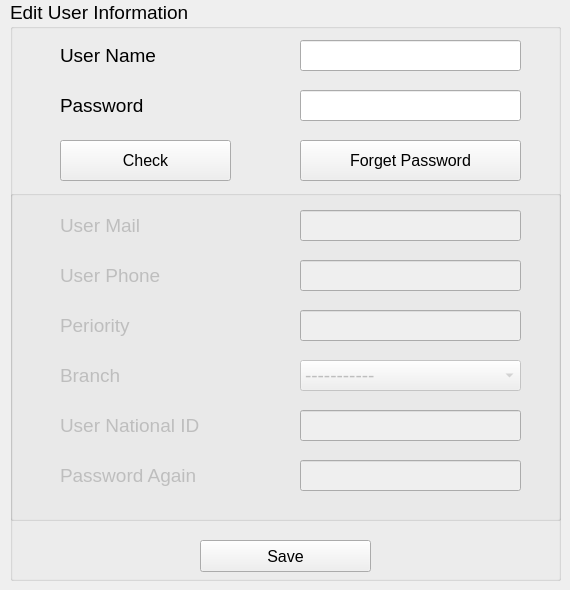
                  <widget class="QWidget" name="tab_33">
                   <attribute name="title">
                    <string>Edit User</string>
                   </attribute>
                   <widget class="QGroupBox" name="groupBox_45">
                    <property name="geometry">
                     <rect>
                      <x>10</x>
                      <y>0</y>
                      <width>551</width>
                      <height>581</height>
                     </rect>
                    </property>
                    <property name="font">
                     <font>
                      <family>Segoe UI</family>
                      <pointsize>14</pointsize>
                     </font>
                    </property>
                    <property name="title">
                     <string>Edit User Information</string>
                    </property>
                    <widget class="QLabel" name="label_67">
                     <property name="geometry">
                      <rect>
                       <x>50</x>
                       <y>90</y>
                       <width>171</width>
                       <height>31</height>
                      </rect>
                     </property>
                     <property name="font">
                      <font>
                       <family>Segoe UI</family>
                       <pointsize>14</pointsize>
                      </font>
                     </property>
                     <property name="text">
                      <string>Password</string>
                     </property>
                    </widget>
                    <widget class="QLabel" name="label_86">
                     <property name="geometry">
                      <rect>
                       <x>50</x>
                       <y>40</y>
                       <width>211</width>
                       <height>31</height>
                      </rect>
                     </property>
                     <property name="font">
                      <font>
                       <family>Segoe UI</family>
                       <pointsize>14</pointsize>
                      </font>
                     </property>
                     <property name="text">
                      <string>User Name</string>
                     </property>
                    </widget>
                    <widget class="QPushButton" name="pushButton_50">
                     <property name="enabled">
                      <bool>true</bool>
                     </property>
                     <property name="geometry">
                      <rect>
                       <x>190</x>
                       <y>540</y>
                       <width>171</width>
                       <height>32</height>
                      </rect>
                     </property>
                     <property name="font">
                      <font>
                       <pointsize>12</pointsize>
                      </font>
                     </property>
                     <property name="text">
                      <string>Save</string>
                     </property>
                    </widget>
                    <widget class="QPushButton" name="pushButton_51">
                     <property name="geometry">
                      <rect>
                       <x>50</x>
                       <y>140</y>
                       <width>171</width>
                       <height>41</height>
                      </rect>
                     </property>
                     <property name="font">
                      <font>
                       <pointsize>12</pointsize>
                      </font>
                     </property>
                     <property name="text">
                      <string>Check</string>
                     </property>
                    </widget>
                    <widget class="QPushButton" name="pushButton_75">
                     <property name="geometry">
                      <rect>
                       <x>290</x>
                       <y>140</y>
                       <width>221</width>
                       <height>41</height>
                      </rect>
                     </property>
                     <property name="font">
                      <font>
                       <pointsize>12</pointsize>
                      </font>
                     </property>
                     <property name="text">
                      <string>Forget Password</string>
                     </property>
                    </widget>
                    <widget class="QGroupBox" name="groupBox_46">
                     <property name="enabled">
                      <bool>false</bool>
                     </property>
                     <property name="geometry">
                      <rect>
                       <x>0</x>
                       <y>190</y>
                       <width>551</width>
                       <height>331</height>
                      </rect>
                     </property>
                     <property name="title">
                      <string/>
                     </property>
                     <widget class="QLabel" name="label_87">
                      <property name="geometry">
                       <rect>
                        <x>50</x>
                        <y>220</y>
                        <width>211</width>
                        <height>31</height>
                       </rect>
                      </property>
                      <property name="font">
                       <font>
                        <family>Segoe UI</family>
                        <pointsize>14</pointsize>
                       </font>
                      </property>
                      <property name="text">
                       <string>User National ID</string>
                      </property>
                     </widget>
                     <widget class="QLabel" name="label_88">
                      <property name="geometry">
                       <rect>
                        <x>50</x>
                        <y>70</y>
                        <width>231</width>
                        <height>31</height>
                       </rect>
                      </property>
                      <property name="font">
                       <font>
                        <family>Segoe UI</family>
                        <pointsize>14</pointsize>
                       </font>
                      </property>
                      <property name="text">
                       <string>User Phone</string>
                      </property>
                     </widget>
                     <widget class="QLabel" name="label_89">
                      <property name="geometry">
                       <rect>
                        <x>50</x>
                        <y>170</y>
                        <width>141</width>
                        <height>31</height>
                       </rect>
                      </property>
                      <property name="font">
                       <font>
                        <family>Segoe UI</family>
                        <pointsize>14</pointsize>
                       </font>
                      </property>
                      <property name="text">
                       <string>Branch</string>
                      </property>
                     </widget>
                     <widget class="QLabel" name="label_90">
                      <property name="geometry">
                       <rect>
                        <x>50</x>
                        <y>120</y>
                        <width>181</width>
                        <height>31</height>
                       </rect>
                      </property>
                      <property name="font">
                       <font>
                        <family>Segoe UI</family>
                        <pointsize>14</pointsize>
                       </font>
                      </property>
                      <property name="text">
                       <string>Periority</string>
                      </property>
                     </widget>
                     <widget class="QLabel" name="label_91">
                      <property name="geometry">
                       <rect>
                        <x>50</x>
                        <y>270</y>
                        <width>181</width>
                        <height>31</height>
                       </rect>
                      </property>
                      <property name="font">
                       <font>
                        <family>Segoe UI</family>
                        <pointsize>14</pointsize>
                       </font>
                      </property>
                      <property name="text">
                       <string>Password Again</string>
                      </property>
                     </widget>
                     <widget class="QLabel" name="label_92">
                      <property name="geometry">
                       <rect>
                        <x>50</x>
                        <y>20</y>
                        <width>201</width>
                        <height>31</height>
                       </rect>
                      </property>
                      <property name="font">
                       <font>
                        <family>Segoe UI</family>
                        <pointsize>14</pointsize>
                       </font>
                      </property>
                      <property name="text">
                       <string>User Mail</string>
                      </property>
                     </widget>
                     <widget class="QLineEdit" name="lineEdit_49">
                      <property name="geometry">
                       <rect>
                        <x>290</x>
                        <y>20</y>
                        <width>221</width>
                        <height>31</height>
                       </rect>
                      </property>
                      <property name="font">
                       <font>
                        <family>Segoe UI</family>
                        <pointsize>14</pointsize>
                       </font>
                      </property>
                     </widget>
                     <widget class="QLineEdit" name="lineEdit_51">
                      <property name="geometry">
                       <rect>
                        <x>290</x>
                        <y>70</y>
                        <width>221</width>
                        <height>31</height>
                       </rect>
                      </property>
                      <property name="font">
                       <font>
                        <family>Segoe UI</family>
                        <pointsize>14</pointsize>
                       </font>
                      </property>
                     </widget>
                     <widget class="QLineEdit" name="lineEdit_52">
                      <property name="geometry">
                       <rect>
                        <x>290</x>
                        <y>120</y>
                        <width>221</width>
                        <height>31</height>
                       </rect>
                      </property>
                      <property name="font">
                       <font>
                        <family>Segoe UI</family>
                        <pointsize>14</pointsize>
                       </font>
                      </property>
                     </widget>
                     <widget class="QComboBox" name="comboBox_11">
                      <property name="geometry">
                       <rect>
                        <x>290</x>
                        <y>170</y>
                        <width>221</width>
                        <height>31</height>
                       </rect>
                      </property>
                      <item>
                       <property name="text">
                        <string>-----------</string>
                       </property>
                      </item>
                     </widget>
                     <widget class="QLineEdit" name="lineEdit_53">
                      <property name="geometry">
                       <rect>
                        <x>290</x>
                        <y>220</y>
                        <width>221</width>
                        <height>31</height>
                       </rect>
                      </property>
                      <property name="font">
                       <font>
                        <family>Segoe UI</family>
                        <pointsize>14</pointsize>
                       </font>
                      </property>
                     </widget>
                     <widget class="QLineEdit" name="lineEdit_54">
                      <property name="geometry">
                       <rect>
                        <x>290</x>
                        <y>270</y>
                        <width>221</width>
                        <height>31</height>
                       </rect>
                      </property>
                      <property name="font">
                       <font>
                        <family>Segoe UI</family>
                        <pointsize>14</pointsize>
                       </font>
                      </property>
                     </widget>
                    </widget>
                    <widget class="QLineEdit" name="lineEdit_47">
                     <property name="geometry">
                      <rect>
                       <x>290</x>
                       <y>40</y>
                       <width>221</width>
                       <height>31</height>
                      </rect>
                     </property>
                     <property name="font">
                      <font>
                       <family>Segoe UI</family>
                       <pointsize>14</pointsize>
                      </font>
                     </property>
                    </widget>
                    <widget class="QLineEdit" name="lineEdit_48">
                     <property name="geometry">
                      <rect>
                       <x>290</x>
                       <y>90</y>
                       <width>221</width>
                       <height>31</height>
                      </rect>
                     </property>
                     <property name="font">
                      <font>
                       <family>Segoe UI</family>
                       <pointsize>14</pointsize>
                      </font>
                     </property>
                    </widget>
                   </widget>
                  </widget>
